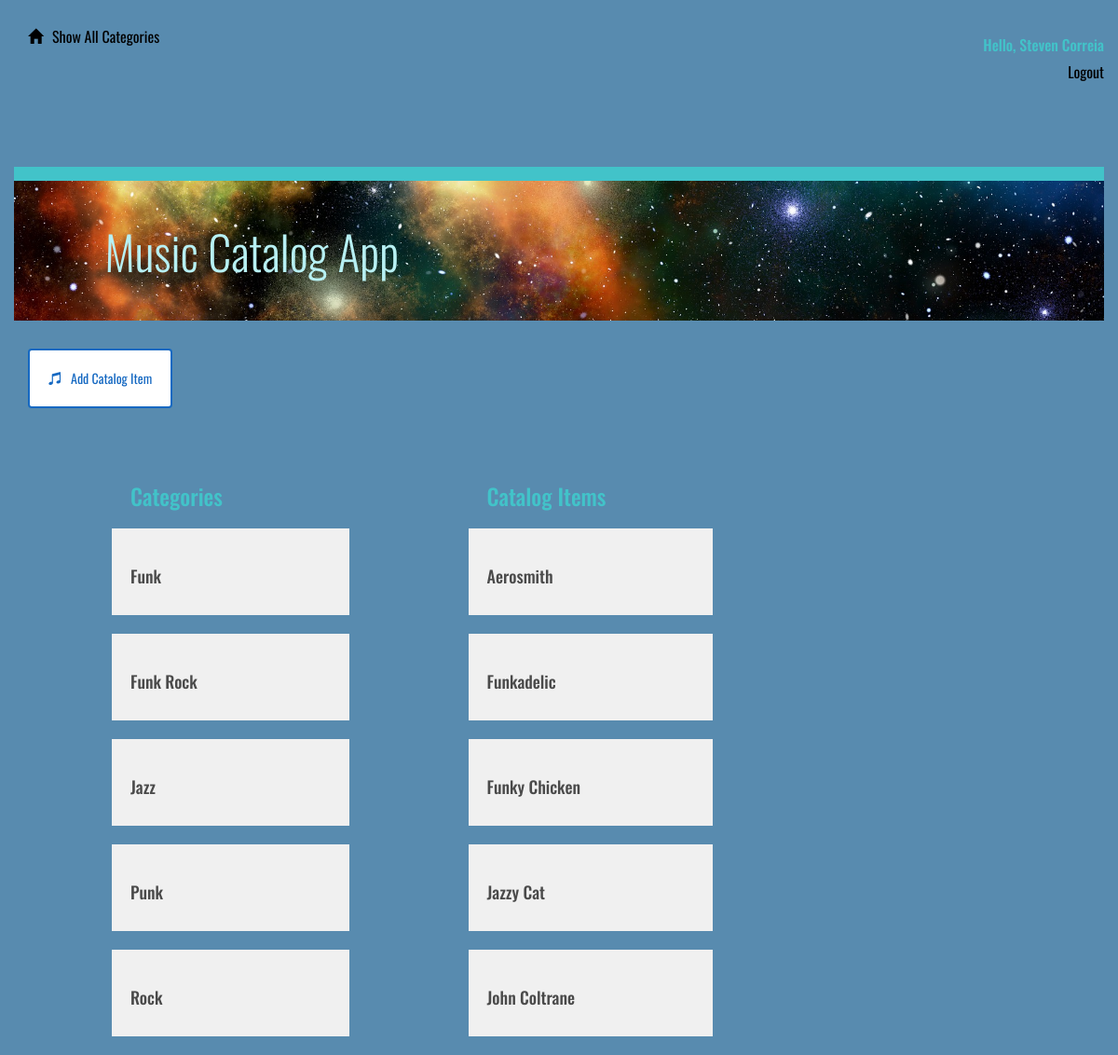
Page /catalog (signed in) on the committed database.
### models.py (models this page shows, shortened)
class Category(Base):
    __tablename__ = 'category'
    id = Column(Integer, primary_key=True)
    name = Column(String(250), nullable=False)
    user_id = Column(Integer, ForeignKey('user.id'))
    user = relationship(User)

class CatalogItem(Base):
    __tablename__ = 'catalog_item'
    name = Column(String(80), nullable=False)
    id = Column(Integer, primary_key=True)
    description = Column(String(1000))
    category_id = Column(Integer, ForeignKey('category.id'))
    category = relationship(Category)
    user_id = Column(Integer, ForeignKey('user.id'))
    user = relationship(User)

### application.py (the view)
@app.route('/')
@app.route('/catalog')
def showCatalog():
    categories = session.query(Category).order_by(asc(Category.name))
    items = session.query(CatalogItem).order_by(asc(CatalogItem.name)).limit(5)
    return render_template('categories.html', categories=categories, items=items)

### templates/categories.html (shortened to what this page needs)
{% extends "main.html" %}
{% block content %}
{% include "header.html" %}
	<div class="row top-menu">
		<div class="col-md-10"></div>
		<div class="col-md-2 text-right">
					</div>
	</div>
	<div class="row divider blue">
		<div class="col-md-12"></div>
	</div>
	<div class="row banner main">
		<div class="col-md-1"></div>
		<div class="col-md-11 padding-none">
			<h1>Music Catalog App</h1>
		</div>
	</div>
	{%if 'username' in session %}
	<div class="row padding-top"></div>
	<a href="{{url_for('addNewCatalogItem' )}}">
		<button class="btn btn-default" id="new-catalog-item">
			<span class="glyphicon glyphicon-music" aria-hidden="true"></span>Add Catalog Item
		</button>
	</a>
	{% endif %}
	<div class="row padding-top padding-bottom"></div>
	<div class="col-md-1"></div>
	<div class="col-md-3">
		<h2>Categories</h2>
		{% for category in categories %}
			<a href = "{{url_for('showItemsInCategory', category = category.name)}}">
				<div class="category-list">
					<h3>{{category.name}}</h3>
				</div>
			</a>
		{% endfor %}
	</div>
    {% if items !=[] %}
		<div class="row">
			<div class="col-md-1"></div>
			<div class="col-md-3">
				<h2>Catalog Items</h2>
					{% for i in items %}
						<div class="catalog-item">
							<a href='{{url_for('viewCatalogItem', category=i.category.name, item=i.name )}}'>
                                <h3>{{i.name}}</h3>
                            </a>
						</div>
					{% endfor %}
			</div>
		</div>
	{% endif %}
{% endblock %}

### static/styles.css (style rules this page uses)
* { font-family: "Oswald", sans-serif; font-weight: 700; }
body { background-color: rgb(88, 139, 175); }
h1 { font-family: "Oswald", sans-serif; font-size: 50px; color: rgb(183, 240, 243); line-height: 60px; font-weight: 300; }
h2 { font-size: 24px; color: #42C3C9; line-height: 29px; }
h3 { font-size: 18px; color: #4A4A4A; line-height: 23px; }
a { font-size: 14px; color: #0093B9; line-height: 17px; }
.padding-top { padding-top: 30px; }
.padding-bottom { padding-bottom: 30px; }
.padding-none { padding: 0; }
.btn { padding: 20px; margin: 0; border-color: #1669C2; border-width: 2px; color: #1669C2; ; }
.glyphicon { margin-right: 10px; }
.top-menu { padding-top: 30px; padding-bottom: 30px; }
.divider { height: 15px; }
.divider.blue { background-color: #42C3C9; }
.banner.main { height: 150px; background: url("/static/universe.jpg"); background-position: right; background-repeat: no-repeat; background-size: cover; }
.banner h1 { margin: 45px 0; }
.category-list { background-color: #F0F0F0; padding: 20px; margin: 20px; margin-left: -20px; }
.catalog-item { background: #F0F0F0; padding: 20px; margin: 20px; margin-left: -20px; }

### rows in the picture
Category: name "Funk"
Category: name "Funk Rock"
Category: name "Jazz"
Category: name "Punk"
Category: name "Rock"
CatalogItem: name "Aerosmith"
CatalogItem: name "Funkadelic"
CatalogItem: name "Funky Chicken"
CatalogItem: name "Jazzy Cat"
CatalogItem: name "John Coltrane"

### other values in the picture
{{ session['username'] }} "Steven Correia"
